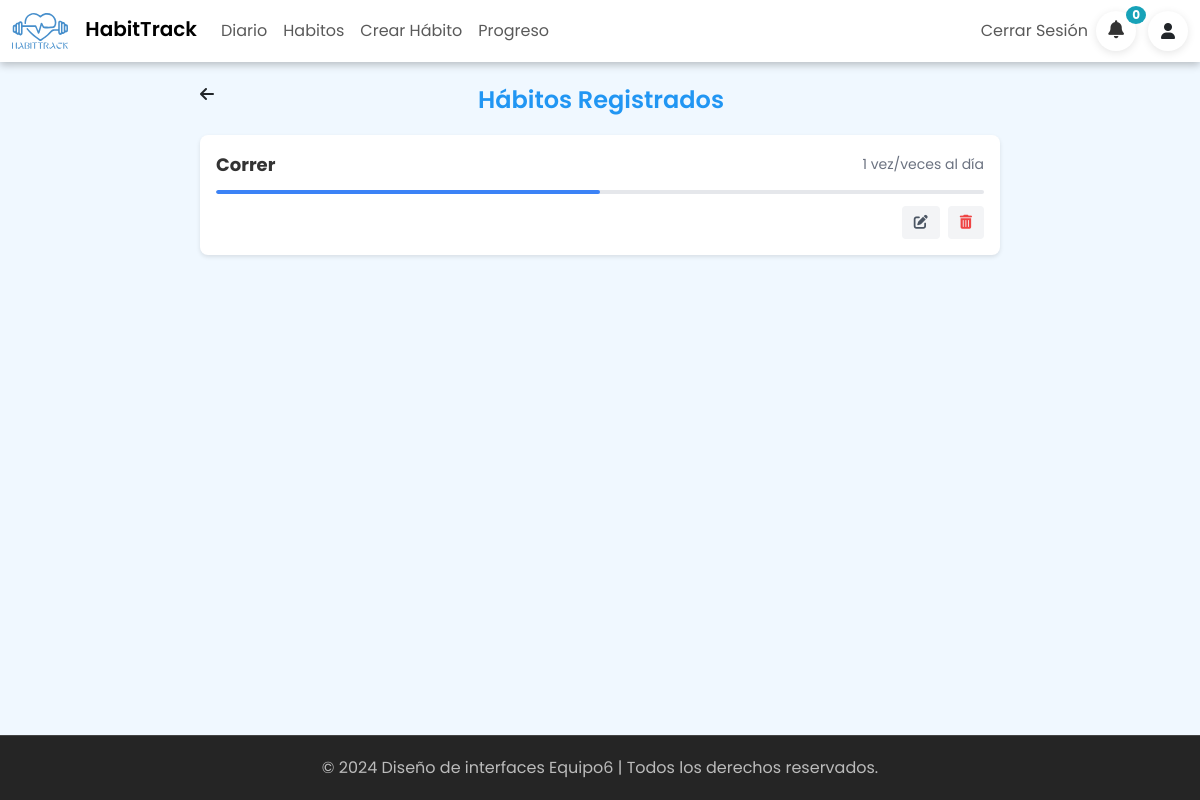
/lista_habitos/ (signed in), run on an earlier commit of the app's database.
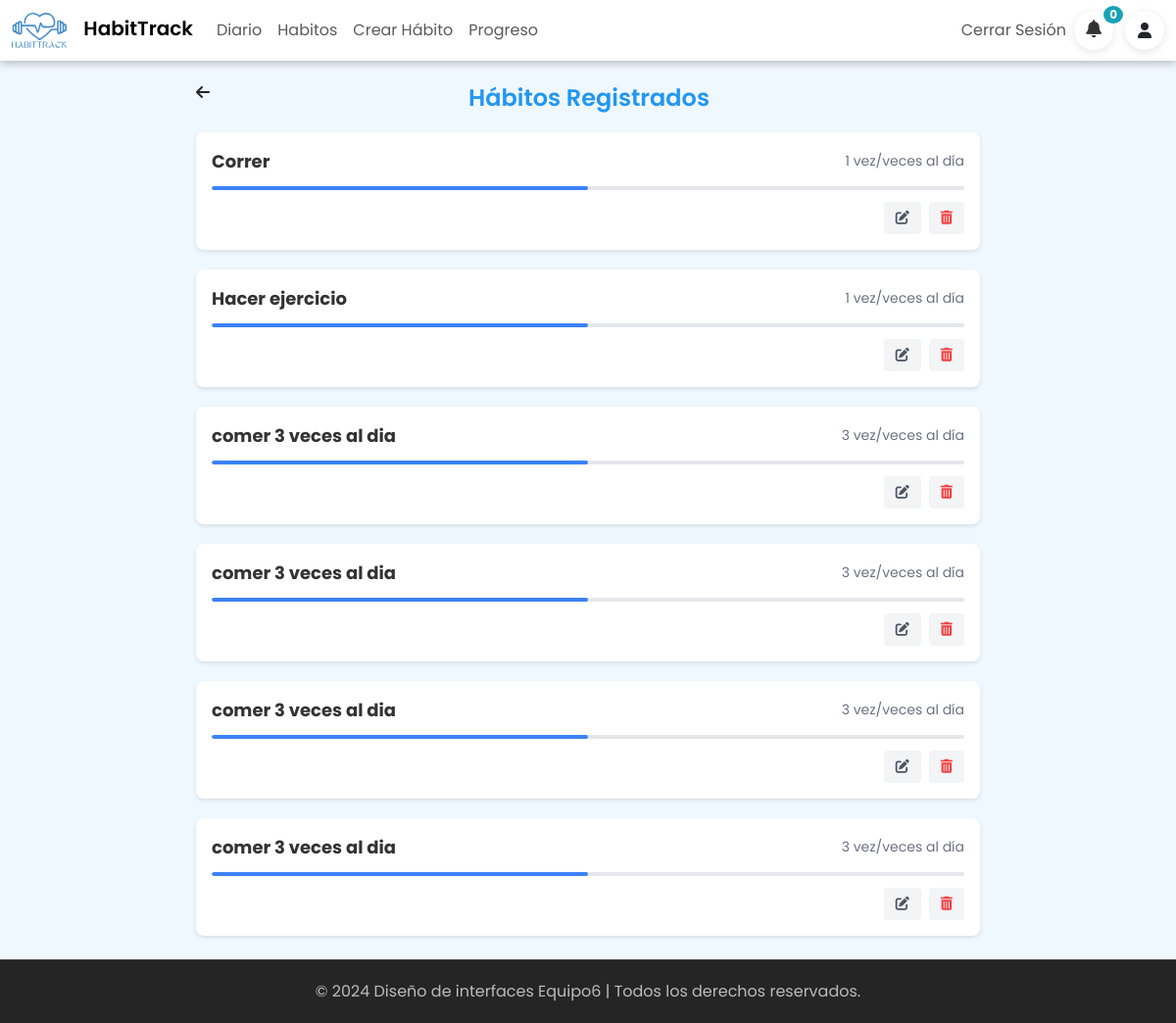
And on a later commit of the database.
### mainapp/models.py (models this page shows, shortened)
class Habito(models.Model):
    id_habito = models.AutoField(primary_key=True)  # AUTO_INCREMENT y PRIMARY KEY
    id_usuario = models.ForeignKey('Usuario', on_delete=models.CASCADE)  # ForeignKey a Usuario
    id_objetivo = models.ForeignKey('Objetivo', on_delete=models.CASCADE)  # ForeignKey a Objetivo
    id_categoria = models.ForeignKey('Categoria', on_delete=models.CASCADE)  # ForeignKey a Categoria
    nombre = models.CharField(max_length=64)  # VARCHAR(64)
    descripcion = models.CharField(max_length=255, null=True, blank=True)  # VARCHAR(255) con DEFAULT NULL
    frecuencia = models.PositiveIntegerField(default=1)  # INT con DEFAULT 1
    titulo_recordatorio = models.CharField(max_length=64, default='No olvides que tienes un objetivo')  # VARCHAR(64) con DEFAULT
    mensaje_recordatorio = models.CharField(max_length=255, default='Recuerda que cada día se vuelve más fácil, lo dificil es hacerlo todos los días.')  # VARCHAR(255) con DEFAULT
    notificar = models.BooleanField(default=True)  # BOOLEAN con DEFAULT TRUE
    estatus = models.BooleanField(default=True)  # BOOLEAN con DEFAULT TRUE
    fecha_creacion = models.DateTimeField(auto_now_add=True)  # TIMESTAMP con DEFAULT current_timestamp()

### mainapp/views.py (the view)
def lista_habitos(request):
    usuario_contexto = get_usuario(request)
    usuario = usuario_contexto.get('usuario')
    if usuario is None:
        messages.error(request, 'Debes iniciar sesión para ver todos tus habitos')
        return redirect('login')
    habitos = Habito.objects.filter(id_usuario_id=usuario['id'])  # Recupera todos los hábitos de la base de datos
    return render(request, 'mainapp/lista_habitos.html', {'habitos': habitos})

### mainapp/context_processors.py (called while the page is built)
def get_usuario(request):
    usuario = None
    if 'usuario_id' in request.session:
        usuario = {
            'id': request.session.get('usuario_id'),
            'nombre': request.session.get('usuario_nombre'),
            'correo': request.session.get('usuario_correo'),
            'username': request.session.get('usuario_username'),
        }
    return {
        'usuario': usuario
    }

def obtener_notificaciones(request):
    usuario_contexto = get_usuario(request)
    usuario = usuario_contexto.get('usuario')
    if usuario:
        usuario = usuario['id']
        notificaciones = Notificacion.objects.filter(id_habito__id_usuario=usuario, estatus=False)
        notificaciones_no_leidas = notificaciones.count()
    else:
        notificaciones = []
        notificaciones_no_leidas = 0
    return {
        'notificaciones': notificaciones,
        'notificaciones_no_leidas': notificaciones_no_leidas,
    }

### mainapp/templates/mainapp/lista_habitos.html (shortened to what this page needs)
{% extends '../layouts/layout.html' %}
{% load static %}
 {% block content %}
    {% block styles %}
        <link rel="stylesheet" type="text/css" href="{% static 'css/lista_habitos.css' %}">
    {% endblock %}
    <div class="lista-habito-container">
        <div class="subtitle">
            <i class="fa-solid fa-arrow-left back" onclick="backPage()"></i>
            <h4>Hábitos Registrados</h4>
        </div>
        <div class="habits-container">
            {% for habito in habitos %}
            <div class="habit-card">
                <div class="habit-header">
                    <div class="habit-title">{{ habito.nombre }}</div>
                    <div class="habit-progress">{{ habito.frecuencia }} vez/veces al día</div>
                </div>
                <div class="progress-bar">
                    <div class="progress-bar-fill" style="width: 50%;"></div>
                </div>
                <div class="habit-actions">
                    <a href="{% url 'editar_habito' habito.id_habito %}" class="action-button edit-button">
                        <i class="fas fa-edit"></i>
                    </a>
                    <a href="{% url 'eliminar_habito' habito.id_habito %}" class="action-button delete-button" onclick="return confirm('¿Estás seguro de que deseas eliminar este hábito?');">
                        <i class="fas fa-trash-alt"></i>
                    </a>
                </div>
            </div>
            {% empty %}
            <p>No hay hábitos registrados.</p>
            {% endfor %}
        </div>
    </div>
{% endblock %}

What changed in the data, as far as the page shows it:
added Habito: nombre "Hacer ejercicio", frecuencia "1"
added Habito: nombre "comer 3 veces al dia", frecuencia "3"
added Habito: nombre "comer 3 veces al dia", frecuencia "3"
added Habito: nombre "comer 3 veces al dia", frecuencia "3"
added Habito: nombre "comer 3 veces al dia", frecuencia "3"
